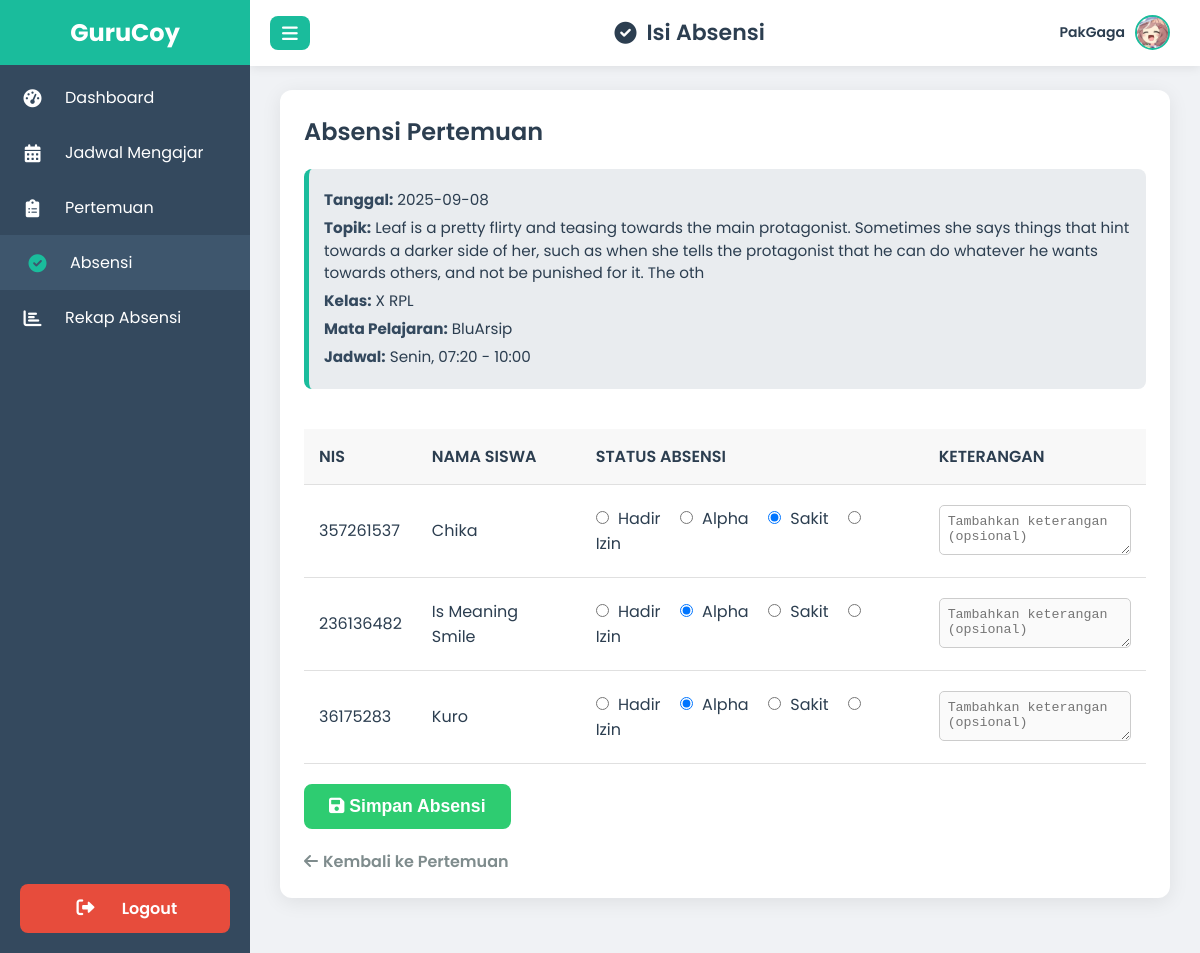
Page /guru/absensi_guru.php?id_pertemuan=24 (signed in) on the committed database.
### tables this page shows
CREATE TABLE `guru` (
  `id` int(11) NOT NULL,
  `nip` varchar(30) DEFAULT NULL,
  `name` varchar(100) DEFAULT NULL,
  `gender` enum('laki-laki','Perempuan') DEFAULT NULL,
  `email` varchar(100) DEFAULT NULL,
  `pass` varchar(255) DEFAULT NULL,
  `dob` date DEFAULT NULL,
  `no_hp` varchar(20) DEFAULT NULL,
  `photo` varchar(100) NOT NULL,
  `alamat` text DEFAULT NULL,
  `mapel` varchar(100) DEFAULT NULL,
  `admission_date` timestamp NOT NULL DEFAULT current_timestamp()
);

CREATE TABLE `pertemuan` (
  `id` int(11) NOT NULL,
  `id_jadwal` int(11) DEFAULT NULL,
  `tanggal` date DEFAULT NULL,
  `topik` varchar(255) DEFAULT NULL
);

CREATE TABLE `class` (
  `id` int(11) NOT NULL,
  `nama_kelas` varchar(50) NOT NULL,
  `teacher_id` int(11) NOT NULL,
  `photo` varchar(255) NOT NULL,
  `tahun_ajaran` varchar(20) NOT NULL,
  `deskripsi` text NOT NULL,
  `id_tahun_akademik` int(11) DEFAULT NULL
);

CREATE TABLE `mapel` (
  `id` int(11) NOT NULL,
  `nama_mapel` varchar(100) NOT NULL,
  `photo` varchar(255) DEFAULT NULL,
  `kurikulum` varchar(50) NOT NULL
);

CREATE TABLE `jadwal` (
  `id` int(11) NOT NULL,
  `class_id` int(11) DEFAULT NULL,
  `hari` varchar(20) DEFAULT NULL,
  `jam_mulai` time DEFAULT NULL,
  `jam_selesai` time DEFAULT NULL,
  `mata_pelajaran` varchar(100) DEFAULT NULL,
  `teacher_id` int(11) DEFAULT NULL,
  `id_mapel` int(11) DEFAULT NULL
);

CREATE TABLE `siswa` (
  `id` int(11) NOT NULL,
  `NIS` int(11) NOT NULL,
  `name` varchar(50) NOT NULL,
  `gender` enum('laki-laki','perempuan') NOT NULL,
  `dob` date NOT NULL,
  `photo` varchar(40) DEFAULT NULL,
  `no_hp` int(10) UNSIGNED NOT NULL,
  `email` varchar(50) DEFAULT NULL,
  `pass` varchar(255) DEFAULT NULL,
  `alamat` varchar(50) DEFAULT NULL,
  `admission_date` datetime NOT NULL,
  `class_id` int(11) DEFAULT NULL
);

### guru/absensi_guru.php (the view, shortened to what this page needs)
<?php
$guru_id = $_SESSION['guru_id'];
$guru_name = $_SESSION['guru_name'] ?? 'Guru';
require '../koneksi.php';
$id_pertemuan = $_GET['id_pertemuan'] ?? null;
$stmt_pertemuan_info = $pdo->prepare("
    SELECT
        p.tanggal,
        p.topik,
        p.id_jadwal,
        j.hari,
        j.jam_mulai,
        j.jam_selesai,
        j.class_id, -- <<< Ini yang ditambahkan!
        m.nama_mapel,
        c.nama_kelas
    FROM pertemuan AS p
    JOIN jadwal AS j ON p.id_jadwal = j.id
    JOIN mapel AS m ON j.id_mapel = m.id
    JOIN class AS c ON j.class_id = c.id
    WHERE p.id = ?;
");
$stmt_pertemuan_info->execute([$id_pertemuan]);
$pertemuan_info = $stmt_pertemuan_info->fetch(PDO::FETCH_ASSOC);
$guru_photo = '';
if (!empty($guru_id)) {
    $stmt_guru_photo = $pdo->prepare("SELECT photo FROM guru WHERE id = ?");
    $stmt_guru_photo->execute([$guru_id]);
    $result = $stmt_guru_photo->fetch(PDO::FETCH_ASSOC);
    if ($result) {
        $guru_photo = htmlspecialchars($result['photo']);
    }
}
$id_jadwal_current = $pertemuan_info['id_jadwal'];
$class_id_from_pertemuan = $pertemuan_info['class_id'];
$stmt_siswa = $pdo->prepare("SELECT id, NIS, name FROM siswa WHERE class_id = ? ORDER BY name ASC");
$stmt_siswa->execute([$class_id_from_pertemuan]);
$list_siswa = $stmt_siswa->fetchAll(PDO::FETCH_ASSOC);
$absensi_existing = [];
$stmt_absensi_existing = $pdo->prepare("SELECT id_siswa, status, keterangan FROM absensi WHERE id_pertemuan = ?");
$stmt_absensi_existing->execute([$id_pertemuan]);
foreach ($stmt_absensi_existing as $row) {
    $absensi_existing[$row['id_siswa']] = [
        'status' => $row['status'],
        'keterangan' => $row['keterangan']
    ];
}
?>
<!DOCTYPE html>
<html lang="id">
<head>
    <link href="https://cdnjs.cloudflare.com/ajax/libs/font-awesome/6.0.0-beta3/css/all.min.css" rel="stylesheet">
</head>
<body>
    <div class="sidebar" id="sidebar">
        <div class="logo"><span>GuruCoy</span></div>
        <nav>
            <a href="dashboard_guru.php">
                <i class="fas fa-tachometer-alt"></i>
                <span>Dashboard</span>
            </a>
            <a href="jadwal_guru.php">
                <i class="fas fa-calendar-alt" class=></i>
                <span>Jadwal Mengajar</span>
            </a>
            <a href="pertemuan_guru.php?id_jadwal=<?= htmlspecialchars($id_jadwal_current); ?>">
                <i class="fas fa-clipboard-list"></i>
                <span>Pertemuan</span>
            </a>
            <a href="absensi_guru.php" class="active">
                <i class="fas fa-check-circle"></i>
                <span>Absensi</span>
            </a>
            <a href="rekap_absensi_guru.php">
                <i class="fas fa-chart-bar"></i>
                <span>Rekap Absensi</span>
            </a>
            <div class="logout-button-container">
                <a href="../logout.php">
                    <i class="fas fa-sign-out-alt"></i>
                    <span>Logout</span>
                </a>
            </div>
        </nav>
    </div>
    <div class="header" id="header">
        <button class="toggle-btn" onclick="toggleSidebar()">
            <i class="fas fa-bars"></i>
        </button>
        <h1><i class="fas fa-check-circle"></i> Isi Absensi</h1>
        <div class="user-info" id="userInfoDropdown">
            <span id="guruName"><?php echo htmlspecialchars($guru_name); ?></span>
            <?php
            $guru_photo_src_header = !empty($guru_photo) ? '../uploads/guru/' . htmlspecialchars($guru_photo) : 'https://placehold.co/40x40/cccccc/000000?text=GR';
            ?>
            <img src="<?php echo $guru_photo_src_header; ?>" alt="User Avatar"
                loading="lazy"
                onerror="this.onerror=null;this.src='https://placehold.co/40x40/cccccc/333333?text=GR';">
        </div>
    </div>
    <div class="content" id="mainContent">
        <div class="card">
            <h2>Absensi Pertemuan</h2>
            <?php if ($pertemuan_info): ?>
                <div class="info-header">
                    <p><strong>Tanggal:</strong> <?php echo htmlspecialchars($pertemuan_info['tanggal']); ?></p>
                    <p><strong>Topik:</strong> <?php echo htmlspecialchars($pertemuan_info['topik']); ?></p>
                    <p><strong>Kelas:</strong> <?php echo htmlspecialchars($pertemuan_info['nama_kelas']); ?></p>
                    <p><strong>Mata Pelajaran:</strong> <?php echo htmlspecialchars($pertemuan_info['nama_mapel']); ?></p>
                    <p><strong>Jadwal:</strong> <?php echo htmlspecialchars($pertemuan_info['hari']); ?>, <?php echo htmlspecialchars(substr($pertemuan_info['jam_mulai'], 0, 5)); ?> - <?php echo htmlspecialchars(substr($pertemuan_info['jam_selesai'], 0, 5)); ?></p>
                </div>
            <?php else: ?>
                <div class="alert alert-error">Data pertemuan tidak ditemukan. Pastikan Anda mengakses halaman ini dari pertemuan yang valid.</div>
            <?php endif; ?>
            <form method="POST" autocomplete="off">
                <div class="table-responsive">
                    <table class="data-table">
                        <thead>
                            <tr>
                                <th>NIS</th>
                                <th>Nama Siswa</th>
                                <th>Status Absensi</th>
                                <th>Keterangan</th>
                            </tr>
                        </thead>
                        <tbody>
                            <?php if (empty($list_siswa)): ?>
                                <tr>
                                    <td colspan="4" style="text-align: center;">Tidak ada siswa di kelas ini.</td>
                                </tr>
                            <?php else: ?>
                                <?php foreach ($list_siswa as $siswa): ?>
                                    <?php
                                    $current_status = $absensi_existing[$siswa['id']]['status'] ?? 'Alpha';
                                    $current_keterangan = $absensi_existing[$siswa['id']]['keterangan'] ?? '';
                                    ?>
                                    <tr>
                                        <td><?php echo htmlspecialchars($siswa['NIS']); ?></td>
                                        <td><?php echo htmlspecialchars($siswa['name']); ?></td>
                                        <td>
                                            <div class="absensi-status-options">
                                                <label>
                                                    <input type="radio"
                                                        name="absensi[<?php echo htmlspecialchars($siswa['id']); ?>]"
                                                        value="Hadir"
                                                        onchange="toggleKeterangan(this)"
                                                        <?php echo ($current_status == 'Hadir') ? 'checked' : ''; ?>> Hadir
                                                </label>
                                                <label>
                                                    <input type="radio"
                                                        name="absensi[<?php echo htmlspecialchars($siswa['id']); ?>]"
                                                        value="Alpha"
                                                        onchange="toggleKeterangan(this)"
                                                        <?php echo ($current_status == 'Alpha') ? 'checked' : ''; ?>> Alpha
                                                </label>
                                                <label>
                                                    <input type="radio"
                                                        name="absensi[<?php echo htmlspecialchars($siswa['id']); ?>]"
                                                        value="Sakit"
                                                        onchange="toggleKeterangan(this)"
                                                        <?php echo ($current_status == 'Sakit') ? 'checked' : ''; ?>> Sakit
                                                </label>
                                                <label>
                                                    <input type="radio"
                                                        name="absensi[<?php echo htmlspecialchars($siswa['id']); ?>]"
                                                        value="Izin"
                                                        onchange="toggleKeterangan(this)"
                                                        <?php echo ($current_status == 'Izin') ? 'checked' : ''; ?>> Izin
                                                </label>
                                            </div>
                                        </td>
                                        <td class="absensi-keterangan">
                                            <textarea name="keterangan[<?php echo htmlspecialchars($siswa['id']); ?>]"
                                                placeholder="Tambahkan keterangan (opsional)"
                                                <?php echo (!($current_status == 'Sakit' || $current_status == 'Izin')) ? 'disabled' : ''; ?>><?php echo htmlspecialchars($current_keterangan); ?></textarea>
                                        </td>
                                    </tr>
                                <?php endforeach; ?>
                            <?php endif; ?>
                        </tbody>
                    </table>
                </div>
                <button type="submit" name="submit_absensi" class="save-absensi-btn">
                    <i class="fas fa-save"></i> Simpan Absensi
                </button>
            </form>
            <a href="pertemuan_guru.php?id_jadwal=<?php echo htmlspecialchars($id_jadwal_current); ?>" class="back-link">
                <i class="fas fa-arrow-left"></i> Kembali ke Pertemuan
            </a>
        </div>
    </div>
</body>
</html>

### rows in the picture
guru: photo (picture)
pertemuan: tanggal "2025-09-08", topik "Leaf is a pretty flirty and teasing towards the main protagonist. Sometimes she says things that hint towards a darker side of her, such as when she tells the protagonist that he can do whatever he wants towards others, and not be punished for it. The oth", class.nama_kelas "X RPL", mapel.nama_mapel "BluArsip", id_jadwal.hari "Senin", id_jadwal.jam_mulai "07:20", id_jadwal.jam_selesai "10:00"
siswa: NIS "357261537", name "Chika", id "☐ Hadir", id "☐ Alpha", id "☑ Sakit", id "☐ Izin", id "Tambahkan keterangan (opsional)"
siswa: NIS "236136482", name "Is Meaning Smile", id "☐ Hadir", id "☑ Alpha", id "☐ Sakit", id "☐ Izin", id "Tambahkan keterangan (opsional)"
siswa: NIS "36175283", name "Kuro", id "☐ Hadir", id "☑ Alpha", id "☐ Sakit", id "☐ Izin", id "Tambahkan keterangan (opsional)"

### other values in the picture
$guru_name "PakGaga"
